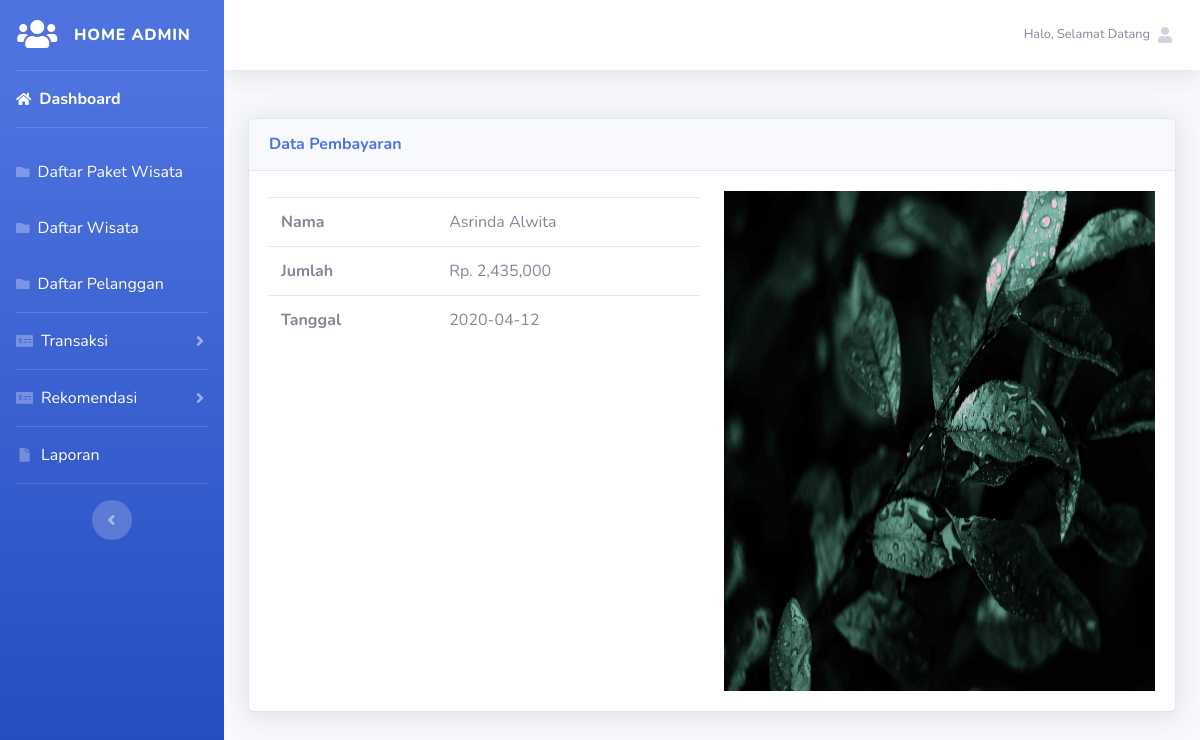
The page /admin/index.php?page=pembayaran&id=9 (signed in) on the database its author committed.
### tables this page shows
CREATE TABLE `tb_pembayaran` (
  `id_pembayaran` int(11) NOT NULL,
  `id_pemesanan` int(11) DEFAULT NULL,
  `nama` varchar(50) NOT NULL,
  `jumlah_bayar` varchar(20) DEFAULT NULL,
  `tanggal` date NOT NULL,
  `bukti_transfer` text DEFAULT NULL
);

### admin/pembayaran.php (the view)
<?php
$id_pemesanan = $_GET['id'];
$ambil = $koneksi->query("SELECT * FROM tb_pembayaran WHERE id_pemesanan='$id_pemesanan'");
$detail = $ambil->fetch_assoc();
?>
<div class="card shadow mb-4">
    <div class="card-header py-3">
        <h6 class="m-0 font-weight-bold text-primary">Data Pembayaran</h6>
    </div>
	<div class="card-body">
		<div class="table-responsive">
			<div class="row">
				<div class="col-md-6">
					<table class="table" id="dataTable" width="100%" cellspacing="0">
						<tr>
							<th>Nama</th>
							<td><?php echo $detail['nama']; ?></td>
						</tr>
						<tr>
							<th>Jumlah</th>
							<td>Rp. <?php echo number_format($detail['jumlah_bayar']); ?></td>
						</tr>
						<tr>
							<th>Tanggal</th>
							<td><?php echo $detail['tanggal']; ?></td>
						</tr>
					</table>
				</div>
				<div class="col-md-6">
					<img src="../bukti_pembayaran/<?php echo $detail['bukti_transfer'] ?>" alt="" width="450" height="500">
				</div>
			</div>
		</div>
	</div>
</div>

### rows shown on the page
tb_pembayaran: nama "Asrinda Alwita", jumlah_bayar "2,435,000", tanggal "2020-04-12", bukti_transfer (picture)
